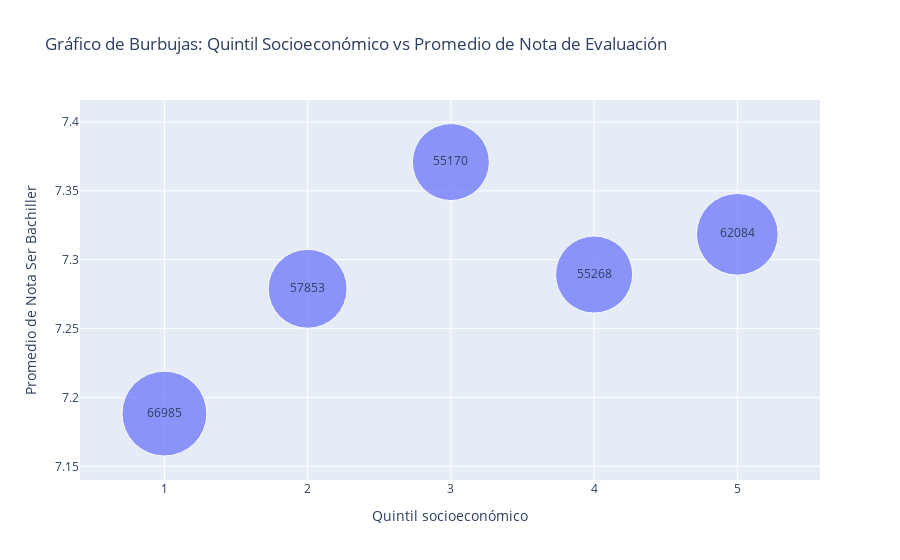

Notebook cell for this chart:
### Code cell
import plotly.express as px

# Crear un gráfico de burbujas
fig = px.scatter(df_agg, x='quintil', y='nota_inev',
                 size='codigo', size_max=60,
                 text='codigo',  # Añadir el número de alumnos como texto en las burbujas
                 title='Gráfico de Burbujas: Quintil Socioeconómico vs Promedio de Nota de Evaluación',
                 labels={'nota_inev': 'Promedio de Nota Ser Bachiller',
                         'quintil': 'Quintil socioeconómico',
                         'codigo': 'Número de Alumnos'})

# Actualizar la apariencia de las etiquetas
fig.update_traces(textposition='middle center')

# Mostrar el gráfico
fig.show()

### Figure 1 — Plotly figure (JSON) as saved in the notebook; plotly's stock layout.template omitted (floating-point values rounded to 4 significant figures)
{"data": [{"hovertemplate": "Quintil socioeconómico=%{x}<br>Promedio de Nota Ser Bachiller=%{y}<br>Número de Alumnos=%{text}<extra></extra>", "legendgroup": "", "marker": {"color": "#636efa", "size": [66985, 57853, 55170, 55268, 62084], "sizemode": "area", "sizeref": 18.61, "symbol": "circle"}, "mode": "markers+text", "name": "", "orientation": "v", "showlegend": false, "text": [66985, 57853, 55170, 55268, 62084], "textposition": "middle center", "type": "scatter", "x": [1, 2, 3, 4, 5], "xaxis": "x", "y": [7.188, 7.279, 7.371, 7.289, 7.318], "yaxis": "y"}], "layout": {"legend": {"itemsizing": "constant", "tracegroupgap": 0}, "title": {"text": "Gráfico de Burbujas: Quintil Socioeconómico vs Promedio de Nota de Evaluación"}, "xaxis": {"anchor": "y", "domain": [0, 1], "title": {"text": "Quintil socioeconómico"}}, "yaxis": {"anchor": "x", "domain": [0, 1], "title": {"text": "Promedio de Nota Ser Bachiller"}}}}
